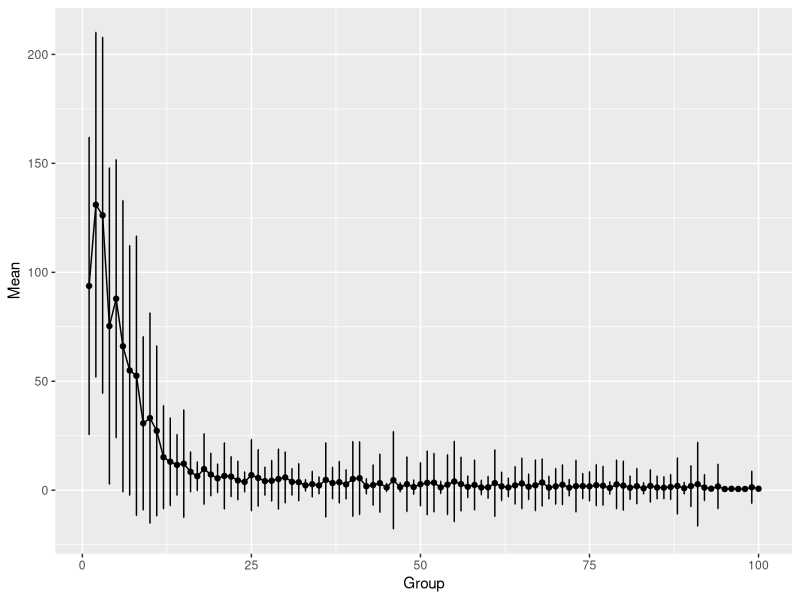
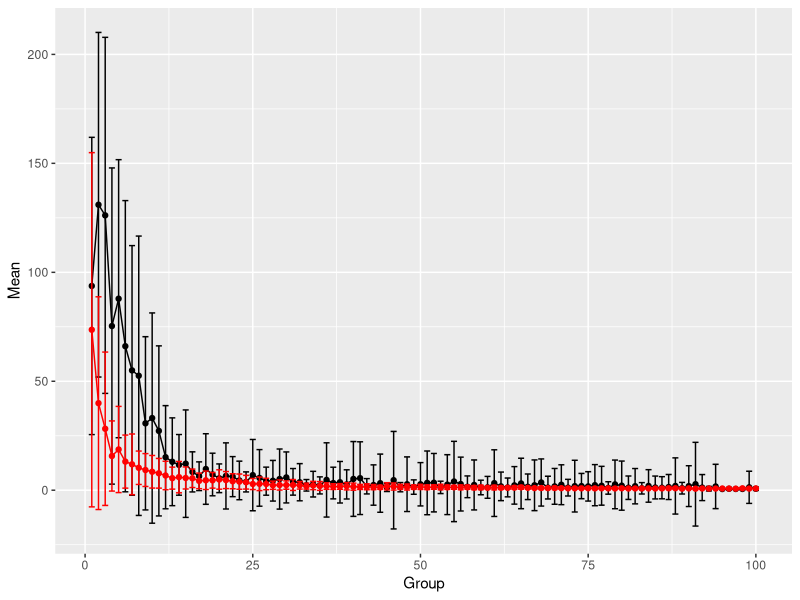
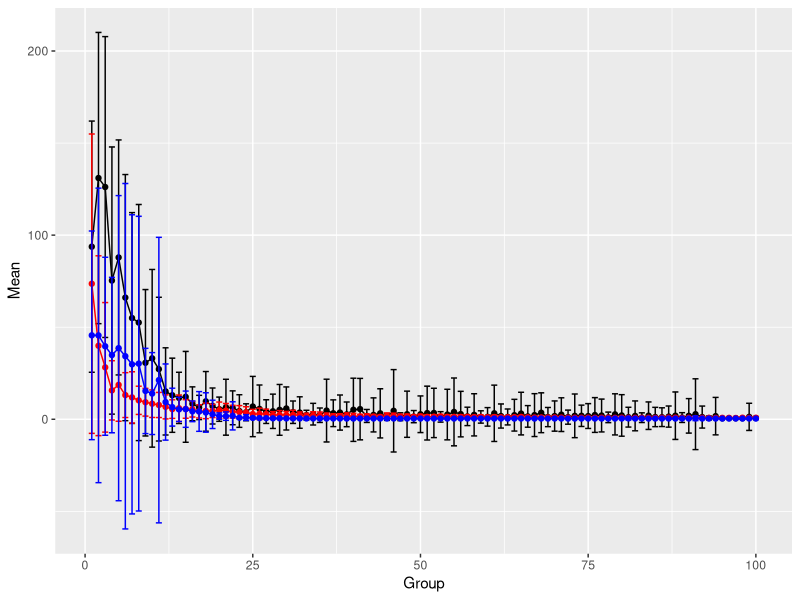

The R source for these figures, in order:
## ---- chunk 1
library(ggplot2)
## ---- chunk 2
results <- scan(file = "Branin-Hoo_Results_BASS_100k.txt")
results <- matrix(results, ncol = 100, byrow = TRUE)

Group <- 1:100
Mean <- apply(results[11:110,], 1, mean)
SD <- apply(results[11:110,], 1, sd) 
df <- data.frame(Group,Mean,SD)
## ---- chunk 3
ggplot(data=df, aes(x=Group, y=Mean, group=1)) +
  geom_errorbar(aes(ymin=Mean-SD, ymax=Mean+SD), width=.1) +
  geom_line()+
  geom_point()
## ---- chunk 4
tpe <- read.csv(file = 'TPE_hyperopt_100x100.csv')


Group <- 1:100
Mean <- apply(tpe, 1, mean)
SD <- apply(tpe, 1, sd) 
df_tpe <- data.frame(Group,Mean,SD)

ggplot(data=df, aes(x=Group, y=Mean, group=1)) +
  geom_errorbar(aes(ymin=Mean-SD, ymax=Mean+SD)) +
  geom_line()+
  geom_point() + 
  geom_line(data = df_tpe,aes(x=Group,y=Mean),colour="red")+
  geom_point(data = df_tpe,aes(x=Group,y=Mean),colour="red") + 
  geom_errorbar(data=df_tpe,aes(ymin=Mean-SD,ymax=Mean+SD),colour="red")


## ---- chunk 5
gp <- read.csv(file = 'GP_hyperopt_Branin.csv')
gp <- t(gp)

Group <- 1:100
Mean <- apply(gp[11:110,], 1, mean)
SD <- apply(gp[11:110,], 1, sd) 
gp_df <- data.frame(Group,Mean,SD)

ggplot(data=df, aes(x=Group, y=Mean, group=1)) +
  geom_errorbar(aes(ymin=Mean-SD, ymax=Mean+SD)) +
  geom_line()+
  geom_point() + 
  geom_line(data = df_tpe,aes(x=Group,y=Mean),colour="red")+
  geom_point(data = df_tpe,aes(x=Group,y=Mean),colour="red") + 
  geom_errorbar(data=df_tpe,aes(ymin=Mean-SD,ymax=Mean+SD),colour="red") + 
  geom_line(data = gp_df,aes(x=Group,y=Mean),colour="blue")+
  geom_point(data = gp_df,aes(x=Group,y=Mean),colour="blue") + 
  geom_errorbar(data=gp_df,aes(ymin=Mean-SD,ymax=Mean+SD),colour="blue")
